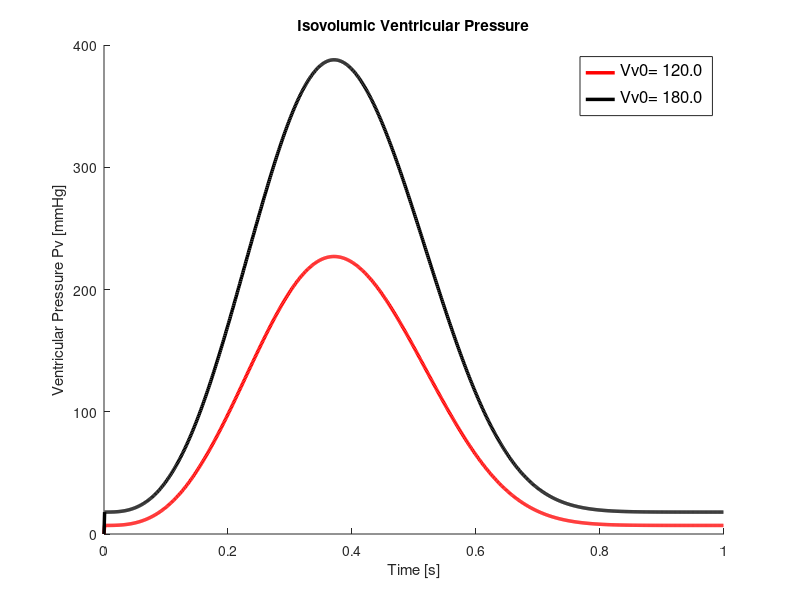

The MATLAB script that drew this image:
% 
%
% MATLAB m-file to compute isovolumic pressure using ventricle model
% adapted from the book Introduction to biomedical engineering JD Enderle JD Bronzino
% Chapt. 4 Biomechanics (4.7 Cardiovascular Dynamics) pp 203 Example Problem 4.15
%
% Initial conditions:
%
clc
clear all
delt = 0.001; % The iteration time step delta t
a = 7e-4;
b = 20.;
c = 2.5;
d = 80.;
tc = 0.264;
tp = 0.371;
tr = 0.299;
tb = 0.258;
alpha = 2.88;
Initial_Vv0 = [120 180]
pv = zeros(2, 1000)
for i=1:2
    Vv0 = Initial_Vv0(1,i)
    %Vv0 = 120; % Initial (end-diastolic) ventricular volume
    %
    % Compute intermediate term denom
    % to simplify computations:
    %
    denom = ((1.-exp(-(tp/tc)^alpha))*exp(-((tp-tb)/tr)^alpha));
    %
    % Compute for initial time t=0 (MATLAB does not allow 0 index)
    %
    t(1) = 0.;
    Vv(1) = Vv0;
    edp = a*((Vv0 -b))^2;
    pdp = c*Vv0 - d;
    pp = pdp/denom;
    t1 = 0.; % Time step for first exponential
    t2 = 0.; % Time step for second exponential
    e1 = exp(-(t1/tc)^alpha);
    e2 = exp(-(t2/tr)^alpha);
    pv0 = edp+pp*((1.-e1)*e2);
    %
    % Main computation loop:
    %
    for j = 2:1000
        t(j) = t(j-1)+delt;
        Vv(j) = Vv(j-1);
        %
        edp = a*((Vv(j) -b))^2;
        pdp = c*Vv(j) - d;
        pp = pdp/denom;
        t1 = t(j);
        % Second exponential begins at t > tb
        t2 = t(j) - tb;
        if (t2 < 0.) ;
            t2 = 0.;
        end
        e1 = exp(-(t1/tc)^alpha);
        e2 = exp(-(t2/tr)^alpha);
        pv(i,j) = edp+pp*((1.-e1)*e2);
    end
    %%create also a legend for each graph
    lgnd{i} = sprintf("Vv0= %3.1f\n", Initial_Vv0(1,i))

end

hold on

plot(t,pv(1,:),' r', 'linewidth', 2.5)

plot(t,pv(2,:),' k', 'linewidth', 2.5)

%grid on
title('Isovolumic Ventricular Pressure')
xlabel('Time [s]')
ylabel('Ventricular Pressure Pv [mmHg]')

% add a legend
legend (lgnd{1}, lgnd{2},"location", "northeast");                
set (legend, "fontsize", 12);
hold off
